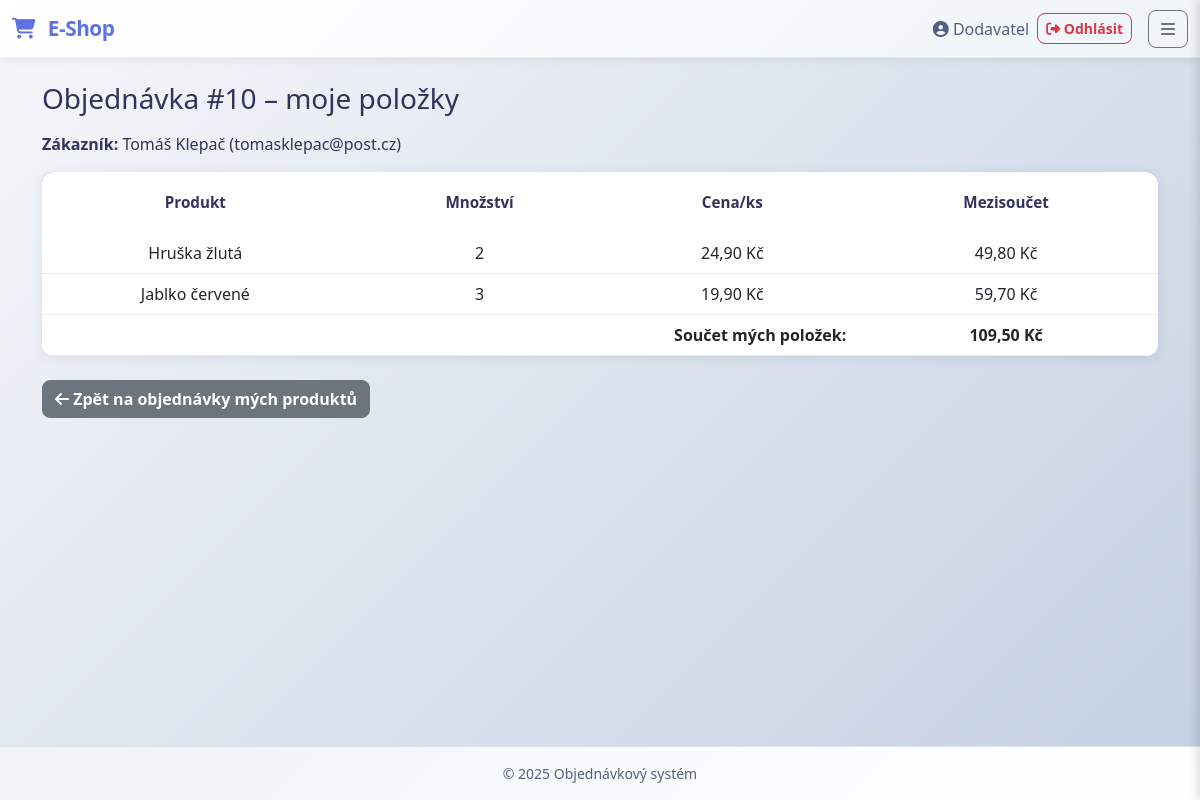
The app's page /public/index.php?action=supplier_order_detail&id=10 (signed in) with its own data.
### tables this page shows
CREATE TABLE `users` (
  `id` int(11) NOT NULL,
  `email` varchar(255) NOT NULL,
  `password_hash` varchar(255) NOT NULL,
  `name` varchar(120) NOT NULL,
  `is_active` tinyint(1) NOT NULL DEFAULT 1,
  `is_approved` tinyint(1) NOT NULL DEFAULT 1,
  `created_at` timestamp NOT NULL DEFAULT current_timestamp()
);

CREATE TABLE `order_item` (
  `order_id` int(11) NOT NULL,
  `product_id` int(11) NOT NULL,
  `quantity` int(11) NOT NULL,
  `unit_price_cents` int(11) NOT NULL
);

CREATE TABLE `products` (
  `id` int(11) NOT NULL,
  `name` varchar(160) NOT NULL,
  `description` text DEFAULT NULL,
  `price_cents` int(11) NOT NULL,
  `stock` int(11) NOT NULL DEFAULT 0,
  `image_path` varchar(255) DEFAULT NULL,
  `supplier_id` int(11) NOT NULL,
  `is_active` tinyint(1) DEFAULT 1,
  `created_at` timestamp NOT NULL DEFAULT current_timestamp()
);

### app/Models/OrderModel.php (called while the page is built, shortened)
<?php
class OrderModel {
    public static function getSupplierOrderItems(int $orderId, int $supplierId): array {
        $db = Database::getInstance();
        $stmt = $db->prepare("
            SELECT oi.product_id, p.name, oi.quantity, oi.unit_price_cents
            FROM order_item oi
            JOIN products p ON p.id = oi.product_id
            WHERE oi.order_id = ? AND p.supplier_id = ?
            ORDER BY p.name
        ");
        $stmt->execute([$orderId, $supplierId]);
        return $stmt->fetchAll(\PDO::FETCH_ASSOC);
    }
    public static function getOrderCustomer(int $orderId): ?array {
        $db = Database::getInstance();
        $stmt = $db->prepare("
            SELECT u.id, u.name, u.email
            FROM orders o
            JOIN users u ON u.id = o.customer_id
            WHERE o.id = ?
            LIMIT 1
        ");
        $stmt->execute([$orderId]);
        $row = $stmt->fetch(\PDO::FETCH_ASSOC);
        return $row ?: null;
    }
}

### app/Controllers/OrderController.php (called while the page is built, shortened)
<?php
class OrderController {
    public function getSupplierOrderItems(int $orderId, int $supplierId): array {
        return OrderModel::getSupplierOrderItems($orderId, $supplierId);
    }
    public function getOrderCustomer(int $orderId): ?array {
        return OrderModel::getOrderCustomer($orderId);
    }
}

### app/Views/supplier_order_detail_view.php (the view)
<?php require __DIR__ . '/partials/header.php'; ?>
<h1 class="h3 mb-3">Objednávka #<?= htmlspecialchars($_GET['id'] ?? '') ?> – moje položky</h1>
<?php if (!empty($customer)): ?>
    <p><strong>Zákazník:</strong> <?= htmlspecialchars($customer['name']) ?> (<?= htmlspecialchars($customer['email']) ?>)</p>
<?php endif; ?>
<?php if (!empty($items)): ?>
    <div class="table-responsive cart-table-wrapper mb-4">
        <table class="table cart-table align-middle">
            <thead>
            <tr>
                <th class="text-center">Produkt</th>
                <th class="text-center">Množství</th>
                <th class="text-center">Cena/ks</th>
                <th class="text-center">Mezisoučet</th>
            </tr>
            </thead>
            <tbody>
            <?php
            $subtotalCents = 0;
            foreach ($items as $it):
                $line = $it['unit_price_cents'] * $it['quantity'];
                $subtotalCents += $line;
                ?>
                <tr>
                    <td class="text-center"><?= htmlspecialchars($it['name']) ?></td>
                    <td class="text-center"><?= (int)$it['quantity'] ?></td>
                    <td class="text-center"><?= number_format($it['unit_price_cents'] / 100, 2, ',', ' ') ?> Kč</td>
                    <td class="text-center"><?= number_format($line / 100, 2, ',', ' ') ?> Kč</td>
                </tr>
            <?php endforeach; ?>
            <tr>
                <td colspan="3" class="text-end fw-bold">Součet mých položek:</td>
                <td class="text-center fw-bold"><?= number_format($subtotalCents / 100, 2, ',', ' ') ?> Kč</td>
            </tr>
            </tbody>
        </table>
    </div>
<?php else: ?>
    <p>Tahle objednávka neobsahuje žádné tvoje položky.</p>
<?php endif; ?>
<p class="mt-3">
    <a href="index.php?action=supplier_orders" class="btn btn-secondary"><i class="fas fa-arrow-left"></i> Zpět na objednávky mých produktů</a>
</p>
<?php require __DIR__ . '/partials/footer.php'; ?>

### public/css/app.css (style rules this page uses)
body { font-family: 'Segoe UI', -apple-system, BlinkMacSystemFont, 'Roboto', 'Oxygen', sans-serif; background: linear-gradient(135deg, #f5f7fa 0%, #c3cfe2 100%); color: var(--dark-gray); display: flex; flex-direction: column; min-height: 100vh; }
.btn { font-weight: 600; border-radius: 0.5rem; transition: all 0.3s ease; }
.table-responsive { overflow-x: auto; -webkit-overflow-scrolling: touch; border-radius: 0.5rem; }
.table { margin-bottom: 0; }
.table thead { background-color: var(--light-gray); }
.table th { font-weight: 600; color: var(--dark-gray); border-color: var(--border-gray); }
.table { background: #ffffff; border-radius: 10px; overflow: hidden; box-shadow: 0 2px 10px rgba(0, 0, 0, 0.08); min-width: 1100px; width: 100%; }
.table thead { background: linear-gradient(135deg, #667eea 0%, #764ba2 100%); color: white; font-weight: 600; }
.table tbody tr { border-bottom: 1px solid var(--border-gray); transition: background 0.2s ease; }
.table-responsive { border-radius: 10px; overflow: hidden; }
.cart-table-wrapper { border-radius: 12px; overflow: hidden; box-shadow: 0 2px 12px rgba(0, 0, 0, 0.08); overflow-x: auto; -webkit-overflow-scrolling: touch; }
.cart-table { background: white; margin-bottom: 0; min-width: 1100px; width: 100%; }
.cart-table thead { background: linear-gradient(135deg, #667eea 0%, #764ba2 100%); color: white; font-weight: 600; }
.cart-table thead th { border: none; padding: 1.2rem; font-size: 0.95rem; }
.cart-table tbody tr { border-bottom: 1px solid #e9ecef; transition: background 0.2s ease; }

### records on screen
users: name "Tomáš Klepač", email "tomasklepac@post.cz"
order_item: product.name "Hruška žlutá", quantity "2", $it['unit_price_cents']/100 "24,90", $line / 100 "49,80"
order_item: product.name "Jablko červené", quantity "3", $it['unit_price_cents']/100 "19,90", $line / 100 "59,70"

### other values on screen
$_SESSION['user_name'] "Dodavatel"
$_GET['id'] "10"
$subtotalCents / 100 "109,50"
